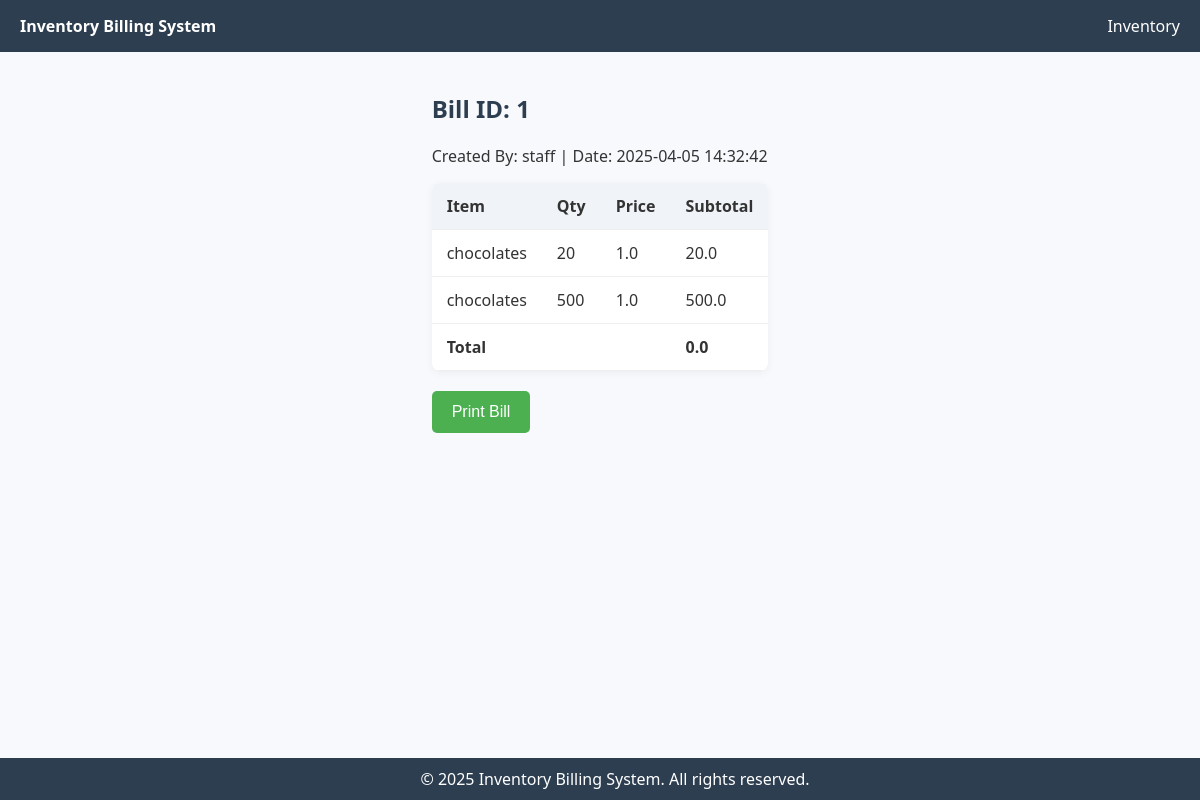
Screenshot of /staff/print_bill/1 (signed in) with the database file from the repository.
### tables this page shows
CREATE TABLE bills (
                    id INTEGER PRIMARY KEY AUTOINCREMENT,
                    staff_username TEXT,
                    total REAL,
                    created_at TIMESTAMP DEFAULT CURRENT_TIMESTAMP
                );

CREATE TABLE bill_items (
                    id INTEGER PRIMARY KEY AUTOINCREMENT,
                    bill_id INTEGER,
                    item_id INTEGER,
                    item_name TEXT,
                    quantity INTEGER,
                    price REAL,
                    subtotal REAL,
                    FOREIGN KEY (bill_id) REFERENCES bills(id)
                );

### application.py (the view)
@application.route('/staff/print_bill/<int:bill_id>')
def print_bill(bill_id):
    if 'username' not in session or session['role'] != 'staff':
        return redirect(url_for('login'))
    conn = sqlite3.connect('database.db')
    c = conn.cursor()
    c.execute("SELECT * FROM bills WHERE id = ?", (bill_id,))
    bill = c.fetchone()
    c.execute("SELECT * FROM bill_items WHERE bill_id = ?", (bill_id,))
    items = c.fetchall()
    conn.close()
    return render_template('print_bill.html', bill=bill, items=items)

### templates/print_bill.html (shortened to what this page needs)
<!DOCTYPE html>
<html lang="en">
<head>
</head>
<body>
    <div class="navbar">
        <div>
            <strong>Inventory Billing System</strong>
        </div>
        <div>
            <a href="{{ url_for('inventory_staff') }}">Inventory</a>
        </div>
    </div>
    <div class="container">
        <h2>Bill ID: {{ bill[0] }}</h2>
        <p>Created By: {{ bill[1] }} | Date: {{ bill[3] }}</p>
        <table>
            <tr>
                <th>Item</th>
                <th>Qty</th>
                <th>Price</th>
                <th>Subtotal</th>
            </tr>
            {% for item in items %}
            <tr>
                <td>{{ item[3] }}</td>
                <td>{{ item[4] }}</td>
                <td>{{ item[5] }}</td>
                <td>{{ item[6] }}</td>
            </tr>
            {% endfor %}
            <tr>
                <td colspan="3"><b>Total</b></td>
                <td><b>{{ bill[2] }}</b></td>
            </tr>
        </table>
        <button class="print-btn" onclick="window.print()">Print Bill</button>
    </div>
    <footer>
        &copy; {{ now().year if now else '2025' }} Inventory Billing System. All rights reserved.
    </footer>
</body>
</html>

### templates/print_bill.html (style rules this page uses)
body { margin: 0; font-family: 'Segoe UI', sans-serif; background-color: #f7f9fc; color: #333; display: flex; flex-direction: column; min-height: 100vh; }
.navbar { background-color: #2d3e50; padding: 15px 20px; display: flex; justify-content: space-between; align-items: center; color: white; flex-wrap: wrap; }
.navbar a { color: white; margin-left: 20px; text-decoration: none; font-weight: 500; }
.container { padding: 20px; max-width: 1000px; margin: auto; flex: 1; }
h2 { color: #2d3e50; }
table { width: 100%; border-collapse: collapse; background-color: white; border-radius: 8px; overflow: hidden; box-shadow: 0 2px 8px rgba(0,0,0,0.05); }
th, td { padding: 12px 15px; text-align: left; border-bottom: 1px solid #eee; }
th { background-color: #f0f4f8; font-weight: 600; }
.print-btn { background-color: #4CAF50; color: white; padding: 12px 20px; border: none; border-radius: 5px; cursor: pointer; font-size: 16px; margin-top: 20px; }
footer { background-color: #2d3e50; color: white; text-align: center; padding: 10px 15px; width: 100%; position: fixed; bottom: 0; left: 0; z-index: 10; }

### rows the page displays
bills: id "1", staff_username "staff", created_at "2025-04-05 14:32:42", total "0.0"
bill_items: item_name "chocolates", quantity "20", price "1.0", subtotal "20.0"
bill_items: item_name "chocolates", quantity "500", price "1.0", subtotal "500.0"
